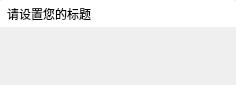
<?xml version="1.0" encoding="UTF-8"?>
<ui version="4.0">
 <class>TopWindow</class>
 <widget class="QWidget" name="TopWindow">
  <property name="geometry">
   <rect>
    <x>0</x>
    <y>0</y>
    <width>236</width>
    <height>85</height>
   </rect>
  </property>
  <property name="windowTitle">
   <string>TopWindow</string>
  </property>
  <property name="styleSheet">
   <string notr="true">#titleBar {
    background: white;
    border-top-left-radius: 3px;
    border-top-right-radius: 3px;
}

#titleBar #titleLabel {
    padding-left: 4px;
}

#titleBar QPushButton  {
    border: none;
    min-width: 25px;
    max-width: 25px;
    min-height: 27px;
    max-height: 27px;
    padding: 0;
    margin: 0;
    border-width: 0 0 0 0;
}

#titleBar #minButton {
    border-image: url(:/img/top-window/min.png) 0 0 0 0 stretch stretch;
}
#titleBar #minButton:hover {
    border-image: url(:/img/top-window/min-hover.png) 0 0 0 0 stretch stretch;
}
#titleBar #minButton:pressed {
    border-image: url(:/img/top-window/min-pressed.png) 0 0 0 0 stretch stretch;
}

#titleBar #maxButton {
    border-image: url(:/img/top-window/max.png) 0 0 0 0 stretch stretch;
}
#titleBar #maxButton:hover {
    border-image: url(:/img/top-window/max-hover.png) 0 0 0 0 stretch stretch;
}

#titleBar #maxButton:pressed {
    border-image: url(:/img/top-window/max-pressed.png) 0 0 0 0 stretch stretch;
}

#titleBar #restoreButton {
    border-image: url(:/img/top-window/restore.png) 0 0 0 0 stretch stretch;
}
#titleBar #restoreButton:hover {
    border-image: url(:/img/top-window/restore-hover.png) 0 0 0 0 stretch stretch;
}

#titleBar #restoreButton:pressed {
    border-image: url(:/img/top-window/restore-pressed.png) 0 0 0 0 stretch stretch;
}

#titleBar #closeButton {
    border-image: url(:/img/top-window/close.png) 0 0 0 0 stretch stretch;
}
#titleBar #closeButton:hover {
    border-image: url(:/img/top-window/close-hover.png) 0 0 0 0 stretch stretch;
}

#titleBar #closeButton:pressed {
    border-image: url(:/img/top-window/close-pressed.png) 0 0 0 0 stretch stretch;
}

QSizeGrip {
    width: 12px;
    height: 12px;
    border-width: 0 0 0 0;
    border-image: url(:/img/top-window/size-grip.png) 0 0 0 0 stretch stretch;
}
</string>
  </property>
  <layout class="QGridLayout" name="gridLayout">
   <property name="leftMargin">
    <number>0</number>
   </property>
   <property name="topMargin">
    <number>0</number>
   </property>
   <property name="rightMargin">
    <number>0</number>
   </property>
   <property name="bottomMargin">
    <number>0</number>
   </property>
   <item row="0" column="0">
    <widget class="QWidget" name="titleBar" native="true">
     <layout class="QHBoxLayout" name="horizontalLayout">
      <property name="spacing">
       <number>0</number>
      </property>
      <property name="leftMargin">
       <number>0</number>
      </property>
      <property name="topMargin">
       <number>0</number>
      </property>
      <property name="rightMargin">
       <number>0</number>
      </property>
      <property name="bottomMargin">
       <number>0</number>
      </property>
      <item>
       <widget class="QLabel" name="titleLabel">
        <property name="text">
         <string>请设置您的标题</string>
        </property>
       </widget>
      </item>
      <item>
       <spacer name="horizontalSpacer">
        <property name="orientation">
         <enum>Qt::Horizontal</enum>
        </property>
        <property name="sizeHint" stdset="0">
         <size>
          <width>234</width>
          <height>20</height>
         </size>
        </property>
       </spacer>
      </item>
      <item>
       <widget class="QPushButton" name="minButton">
        <property name="text">
         <string/>
        </property>
        <property name="flat">
         <bool>true</bool>
        </property>
       </widget>
      </item>
      <item>
       <widget class="QPushButton" name="maxButton">
        <property name="text">
         <string/>
        </property>
        <property name="flat">
         <bool>true</bool>
        </property>
       </widget>
      </item>
      <item>
       <widget class="QPushButton" name="restoreButton">
        <property name="text">
         <string/>
        </property>
        <property name="flat">
         <bool>true</bool>
        </property>
       </widget>
      </item>
      <item>
       <widget class="QPushButton" name="closeButton">
        <property name="text">
         <string/>
        </property>
        <property name="flat">
         <bool>true</bool>
        </property>
       </widget>
      </item>
     </layout>
    </widget>
   </item>
   <item row="1" column="0">
    <widget class="QWidget" name="centralWidget" native="true">
     <property name="sizePolicy">
      <sizepolicy hsizetype="Preferred" vsizetype="Expanding">
       <horstretch>0</horstretch>
       <verstretch>0</verstretch>
      </sizepolicy>
     </property>
     <property name="styleSheet">
      <string notr="true"/>
     </property>
    </widget>
   </item>
  </layout>
 </widget>
 <layoutdefault spacing="6" margin="11"/>
 <resources/>
 <connections/>
</ui>
